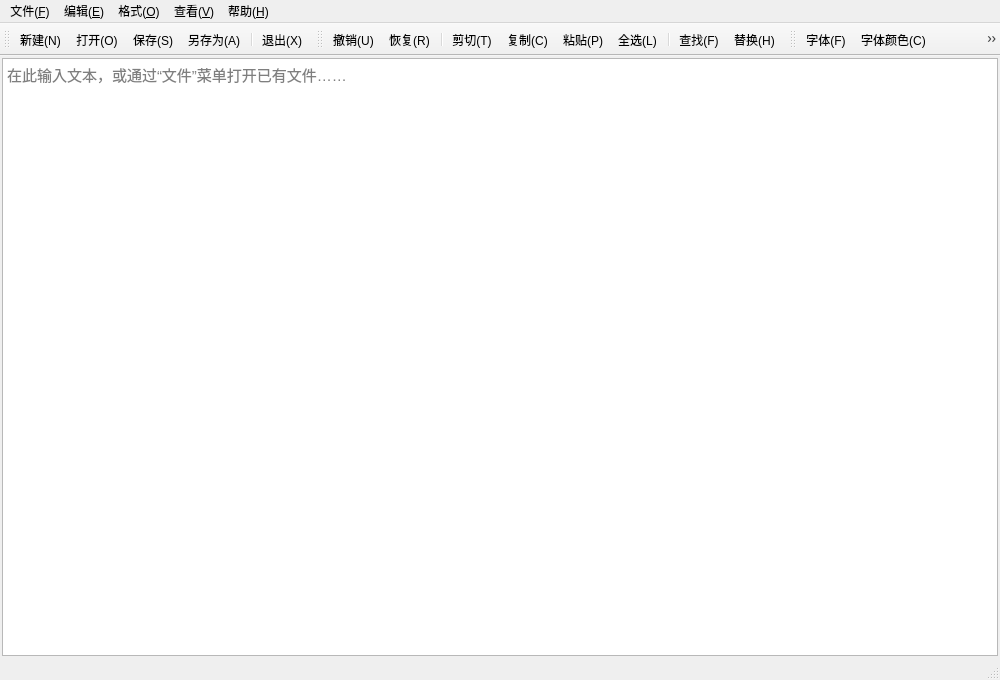
<?xml version="1.0" encoding="UTF-8"?>
<ui version="4.0">
 <class>MainWindow</class>
 <widget class="QMainWindow" name="MainWindow">
  <property name="geometry">
   <rect>
    <x>0</x>
    <y>0</y>
    <width>1000</width>
    <height>680</height>
   </rect>
  </property>
  <property name="windowTitle">
   <string>简易文本编辑器[*]</string>
  </property>
  <widget class="QWidget" name="centralwidget">
   <layout class="QVBoxLayout" name="verticalLayout">
    <property name="spacing">
     <number>0</number>
    </property>
    <property name="leftMargin">
     <number>2</number>
    </property>
    <property name="topMargin">
     <number>2</number>
    </property>
    <property name="rightMargin">
     <number>2</number>
    </property>
    <property name="bottomMargin">
     <number>2</number>
    </property>
    <item>
     <widget class="CodeEditor" name="textEdit" native="true">
      <property name="font">
       <font>
        <family>Microsoft YaHei UI</family>
        <pointsize>11</pointsize>
       </font>
      </property>
      <property name="tabStopDistance">
       <double>32.000000000000000</double>
      </property>
      <property name="lineWrapMode">
       <enum>QPlainTextEdit::LineWrapMode::WidgetWidth</enum>
      </property>
      <property name="placeholderText">
       <string>在此输入文本，或通过“文件”菜单打开已有文件……</string>
      </property>
     </widget>
    </item>
   </layout>
  </widget>
  <widget class="QMenuBar" name="menubar">
   <property name="geometry">
    <rect>
     <x>0</x>
     <y>0</y>
     <width>1000</width>
     <height>22</height>
    </rect>
   </property>
   <widget class="QMenu" name="menuFile">
    <property name="title">
     <string>文件(&amp;F)</string>
    </property>
    <addaction name="actionNew"/>
    <addaction name="actionOpen"/>
    <addaction name="actionSave"/>
    <addaction name="actionSaveAs"/>
    <addaction name="separator"/>
    <addaction name="actionExit"/>
   </widget>
   <widget class="QMenu" name="menuEdit">
    <property name="title">
     <string>编辑(&amp;E)</string>
    </property>
    <addaction name="actionUndo"/>
    <addaction name="actionRedo"/>
    <addaction name="separator"/>
    <addaction name="actionCut"/>
    <addaction name="actionCopy"/>
    <addaction name="actionPaste"/>
    <addaction name="actionSelectAll"/>
    <addaction name="separator"/>
    <addaction name="actionFind"/>
    <addaction name="actionReplace"/>
   </widget>
   <widget class="QMenu" name="menuFormat">
    <property name="title">
     <string>格式(&amp;O)</string>
    </property>
    <addaction name="actionFont"/>
    <addaction name="actionFontColor"/>
    <addaction name="actionBackground"/>
    <addaction name="separator"/>
    <addaction name="actionWrap"/>
   </widget>
   <widget class="QMenu" name="menuView">
    <property name="title">
     <string>查看(&amp;V)</string>
    </property>
    <addaction name="actionToolBar"/>
    <addaction name="actionStatusBar"/>
    <addaction name="separator"/>
    <addaction name="actionLineNumber"/>
   </widget>
   <widget class="QMenu" name="menuHelp">
    <property name="title">
     <string>帮助(&amp;H)</string>
    </property>
    <addaction name="actionAbout"/>
   </widget>
   <addaction name="menuFile"/>
   <addaction name="menuEdit"/>
   <addaction name="menuFormat"/>
   <addaction name="menuView"/>
   <addaction name="menuHelp"/>
  </widget>
  <widget class="QToolBar" name="fileToolBar">
   <property name="windowTitle">
    <string>文件工具栏</string>
   </property>
   <property name="toolButtonStyle">
    <enum>Qt::ToolButtonStyle::ToolButtonIconOnly</enum>
   </property>
   <attribute name="toolBarArea">
    <enum>TopToolBarArea</enum>
   </attribute>
   <attribute name="toolBarBreak">
    <bool>false</bool>
   </attribute>
   <addaction name="actionNew"/>
   <addaction name="actionOpen"/>
   <addaction name="actionSave"/>
   <addaction name="actionSaveAs"/>
   <addaction name="separator"/>
   <addaction name="actionExit"/>
  </widget>
  <widget class="QToolBar" name="editToolBar">
   <property name="windowTitle">
    <string>编辑工具栏</string>
   </property>
   <property name="toolButtonStyle">
    <enum>Qt::ToolButtonStyle::ToolButtonIconOnly</enum>
   </property>
   <attribute name="toolBarArea">
    <enum>TopToolBarArea</enum>
   </attribute>
   <attribute name="toolBarBreak">
    <bool>false</bool>
   </attribute>
   <addaction name="actionUndo"/>
   <addaction name="actionRedo"/>
   <addaction name="separator"/>
   <addaction name="actionCut"/>
   <addaction name="actionCopy"/>
   <addaction name="actionPaste"/>
   <addaction name="actionSelectAll"/>
   <addaction name="separator"/>
   <addaction name="actionFind"/>
   <addaction name="actionReplace"/>
  </widget>
  <widget class="QToolBar" name="formatToolBar">
   <property name="windowTitle">
    <string>格式工具栏</string>
   </property>
   <property name="toolButtonStyle">
    <enum>Qt::ToolButtonStyle::ToolButtonIconOnly</enum>
   </property>
   <attribute name="toolBarArea">
    <enum>TopToolBarArea</enum>
   </attribute>
   <attribute name="toolBarBreak">
    <bool>false</bool>
   </attribute>
   <addaction name="actionFont"/>
   <addaction name="actionFontColor"/>
   <addaction name="actionBackground"/>
   <addaction name="separator"/>
   <addaction name="actionWrap"/>
   <addaction name="actionLineNumber"/>
  </widget>
  <widget class="QStatusBar" name="statusbar"/>
  <action name="actionNew">
   <property name="icon">
    <iconset resource="resources.qrc">
     <normaloff>:/icons/new.svg</normaloff>:/icons/new.svg</iconset>
   </property>
   <property name="text">
    <string>新建(&amp;N)</string>
   </property>
   <property name="shortcut">
    <string>Ctrl+N</string>
   </property>
   <property name="statusTip">
    <string>新建一个空白文档</string>
   </property>
   <property name="menuRole">
    <enum>QAction::MenuRole::NoRole</enum>
   </property>
  </action>
  <action name="actionOpen">
   <property name="icon">
    <iconset resource="resources.qrc">
     <normaloff>:/icons/open.svg</normaloff>:/icons/open.svg</iconset>
   </property>
   <property name="text">
    <string>打开(&amp;O)...</string>
   </property>
   <property name="shortcut">
    <string>Ctrl+O</string>
   </property>
   <property name="statusTip">
    <string>打开一个文本文件</string>
   </property>
   <property name="menuRole">
    <enum>QAction::MenuRole::NoRole</enum>
   </property>
  </action>
  <action name="actionSave">
   <property name="icon">
    <iconset resource="resources.qrc">
     <normaloff>:/icons/save.svg</normaloff>:/icons/save.svg</iconset>
   </property>
   <property name="text">
    <string>保存(&amp;S)</string>
   </property>
   <property name="shortcut">
    <string>Ctrl+S</string>
   </property>
   <property name="statusTip">
    <string>保存当前文档</string>
   </property>
   <property name="menuRole">
    <enum>QAction::MenuRole::NoRole</enum>
   </property>
  </action>
  <action name="actionSaveAs">
   <property name="icon">
    <iconset resource="resources.qrc">
     <normaloff>:/icons/saveas.svg</normaloff>:/icons/saveas.svg</iconset>
   </property>
   <property name="text">
    <string>另存为(&amp;A)...</string>
   </property>
   <property name="shortcut">
    <string>Ctrl+Shift+S</string>
   </property>
   <property name="statusTip">
    <string>将当前文档另存为新文件</string>
   </property>
   <property name="menuRole">
    <enum>QAction::MenuRole::NoRole</enum>
   </property>
  </action>
  <action name="actionExit">
   <property name="icon">
    <iconset resource="resources.qrc">
     <normaloff>:/icons/exit.svg</normaloff>:/icons/exit.svg</iconset>
   </property>
   <property name="text">
    <string>退出(&amp;X)</string>
   </property>
   <property name="shortcut">
    <string>Ctrl+Q</string>
   </property>
   <property name="statusTip">
    <string>退出应用程序</string>
   </property>
   <property name="menuRole">
    <enum>QAction::MenuRole::NoRole</enum>
   </property>
  </action>
  <action name="actionUndo">
   <property name="icon">
    <iconset resource="resources.qrc">
     <normaloff>:/icons/undo.svg</normaloff>:/icons/undo.svg</iconset>
   </property>
   <property name="text">
    <string>撤销(&amp;U)</string>
   </property>
   <property name="shortcut">
    <string>Ctrl+Z</string>
   </property>
   <property name="statusTip">
    <string>撤销上一步编辑</string>
   </property>
   <property name="menuRole">
    <enum>QAction::MenuRole::NoRole</enum>
   </property>
  </action>
  <action name="actionRedo">
   <property name="icon">
    <iconset resource="resources.qrc">
     <normaloff>:/icons/redo.svg</normaloff>:/icons/redo.svg</iconset>
   </property>
   <property name="text">
    <string>恢复(&amp;R)</string>
   </property>
   <property name="shortcut">
    <string>Ctrl+Y</string>
   </property>
   <property name="statusTip">
    <string>恢复被撤销的编辑</string>
   </property>
   <property name="menuRole">
    <enum>QAction::MenuRole::NoRole</enum>
   </property>
  </action>
  <action name="actionCut">
   <property name="icon">
    <iconset resource="resources.qrc">
     <normaloff>:/icons/cut.svg</normaloff>:/icons/cut.svg</iconset>
   </property>
   <property name="text">
    <string>剪切(&amp;T)</string>
   </property>
   <property name="shortcut">
    <string>Ctrl+X</string>
   </property>
   <property name="statusTip">
    <string>剪切选中的文本</string>
   </property>
   <property name="menuRole">
    <enum>QAction::MenuRole::NoRole</enum>
   </property>
  </action>
  <action name="actionCopy">
   <property name="icon">
    <iconset resource="resources.qrc">
     <normaloff>:/icons/copy.svg</normaloff>:/icons/copy.svg</iconset>
   </property>
   <property name="text">
    <string>复制(&amp;C)</string>
   </property>
   <property name="shortcut">
    <string>Ctrl+C</string>
   </property>
   <property name="statusTip">
    <string>复制选中的文本</string>
   </property>
   <property name="menuRole">
    <enum>QAction::MenuRole::NoRole</enum>
   </property>
  </action>
  <action name="actionPaste">
   <property name="icon">
    <iconset resource="resources.qrc">
     <normaloff>:/icons/paste.svg</normaloff>:/icons/paste.svg</iconset>
   </property>
   <property name="text">
    <string>粘贴(&amp;P)</string>
   </property>
   <property name="shortcut">
    <string>Ctrl+V</string>
   </property>
   <property name="statusTip">
    <string>粘贴剪贴板中的文本</string>
   </property>
   <property name="menuRole">
    <enum>QAction::MenuRole::NoRole</enum>
   </property>
  </action>
  <action name="actionSelectAll">
   <property name="icon">
    <iconset resource="resources.qrc">
     <normaloff>:/icons/selectall.svg</normaloff>:/icons/selectall.svg</iconset>
   </property>
   <property name="text">
    <string>全选(&amp;L)</string>
   </property>
   <property name="shortcut">
    <string>Ctrl+A</string>
   </property>
   <property name="statusTip">
    <string>选中全部文本</string>
   </property>
   <property name="menuRole">
    <enum>QAction::MenuRole::NoRole</enum>
   </property>
  </action>
  <action name="actionFind">
   <property name="icon">
    <iconset resource="resources.qrc">
     <normaloff>:/icons/find.svg</normaloff>:/icons/find.svg</iconset>
   </property>
   <property name="text">
    <string>查找(&amp;F)...</string>
   </property>
   <property name="shortcut">
    <string>Ctrl+F</string>
   </property>
   <property name="statusTip">
    <string>在文本中查找指定内容</string>
   </property>
   <property name="menuRole">
    <enum>QAction::MenuRole::NoRole</enum>
   </property>
  </action>
  <action name="actionReplace">
   <property name="icon">
    <iconset resource="resources.qrc">
     <normaloff>:/icons/replace.svg</normaloff>:/icons/replace.svg</iconset>
   </property>
   <property name="text">
    <string>替换(&amp;H)...</string>
   </property>
   <property name="shortcut">
    <string>Ctrl+H</string>
   </property>
   <property name="statusTip">
    <string>查找并替换文本</string>
   </property>
   <property name="menuRole">
    <enum>QAction::MenuRole::NoRole</enum>
   </property>
  </action>
  <action name="actionFont">
   <property name="icon">
    <iconset resource="resources.qrc">
     <normaloff>:/icons/font.svg</normaloff>:/icons/font.svg</iconset>
   </property>
   <property name="text">
    <string>字体(&amp;F)...</string>
   </property>
   <property name="statusTip">
    <string>设置编辑器字体与字号</string>
   </property>
   <property name="menuRole">
    <enum>QAction::MenuRole::NoRole</enum>
   </property>
  </action>
  <action name="actionFontColor">
   <property name="icon">
    <iconset resource="resources.qrc">
     <normaloff>:/icons/fontcolor.svg</normaloff>:/icons/fontcolor.svg</iconset>
   </property>
   <property name="text">
    <string>字体颜色(&amp;C)...</string>
   </property>
   <property name="statusTip">
    <string>设置文本颜色</string>
   </property>
   <property name="menuRole">
    <enum>QAction::MenuRole::NoRole</enum>
   </property>
  </action>
  <action name="actionBackground">
   <property name="icon">
    <iconset resource="resources.qrc">
     <normaloff>:/icons/background.svg</normaloff>:/icons/background.svg</iconset>
   </property>
   <property name="text">
    <string>背景颜色(&amp;B)...</string>
   </property>
   <property name="statusTip">
    <string>设置编辑器背景色</string>
   </property>
   <property name="menuRole">
    <enum>QAction::MenuRole::NoRole</enum>
   </property>
  </action>
  <action name="actionWrap">
   <property name="icon">
    <iconset resource="resources.qrc">
     <normaloff>:/icons/wrap.svg</normaloff>:/icons/wrap.svg</iconset>
   </property>
   <property name="text">
    <string>自动换行(&amp;W)</string>
   </property>
   <property name="checkable">
    <bool>true</bool>
   </property>
   <property name="checked">
    <bool>true</bool>
   </property>
   <property name="statusTip">
    <string>打开或关闭自动换行</string>
   </property>
   <property name="menuRole">
    <enum>QAction::MenuRole::NoRole</enum>
   </property>
  </action>
  <action name="actionToolBar">
   <property name="icon">
    <iconset resource="resources.qrc">
     <normaloff>:/icons/toolbar.svg</normaloff>:/icons/toolbar.svg</iconset>
   </property>
   <property name="text">
    <string>工具栏(&amp;T)</string>
   </property>
   <property name="checkable">
    <bool>true</bool>
   </property>
   <property name="checked">
    <bool>true</bool>
   </property>
   <property name="statusTip">
    <string>显示或隐藏工具栏</string>
   </property>
   <property name="menuRole">
    <enum>QAction::MenuRole::NoRole</enum>
   </property>
  </action>
  <action name="actionStatusBar">
   <property name="icon">
    <iconset resource="resources.qrc">
     <normaloff>:/icons/statusbar.svg</normaloff>:/icons/statusbar.svg</iconset>
   </property>
   <property name="text">
    <string>状态栏(&amp;S)</string>
   </property>
   <property name="checkable">
    <bool>true</bool>
   </property>
   <property name="checked">
    <bool>true</bool>
   </property>
   <property name="statusTip">
    <string>显示或隐藏状态栏</string>
   </property>
   <property name="menuRole">
    <enum>QAction::MenuRole::NoRole</enum>
   </property>
  </action>
  <action name="actionLineNumber">
   <property name="icon">
    <iconset resource="resources.qrc">
     <normaloff>:/icons/linenumbers.svg</normaloff>:/icons/linenumbers.svg</iconset>
   </property>
   <property name="text">
    <string>显示行号(&amp;L)</string>
   </property>
   <property name="checkable">
    <bool>true</bool>
   </property>
   <property name="checked">
    <bool>true</bool>
   </property>
   <property name="statusTip">
    <string>显示或关闭编辑器行号</string>
   </property>
   <property name="menuRole">
    <enum>QAction::MenuRole::NoRole</enum>
   </property>
  </action>
  <action name="actionAbout">
   <property name="icon">
    <iconset resource="resources.qrc">
     <normaloff>:/icons/about.svg</normaloff>:/icons/about.svg</iconset>
   </property>
   <property name="text">
    <string>关于(&amp;A)</string>
   </property>
   <property name="statusTip">
    <string>显示版本与版权信息</string>
   </property>
   <property name="menuRole">
    <enum>QAction::MenuRole::NoRole</enum>
   </property>
  </action>
 </widget>
 <customwidgets>
  <customwidget>
   <class>CodeEditor</class>
   <extends>QPlainTextEdit</extends>
   <header>codeeditor.h</header>
   <container>1</container>
  </customwidget>
 </customwidgets>
 <resources>
  <include location="resources.qrc"/>
 </resources>
 <connections/>
</ui>
